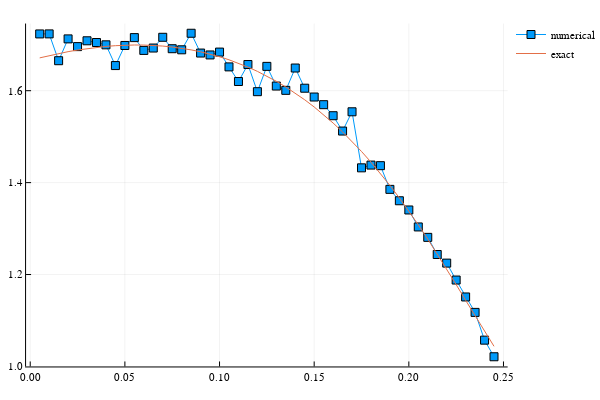

This figure's notebook cell:
### Code cell
#rsredux=rs[find( r<rhmax ) in rs]
rsredux=filter(r->r<rhmax, rs)
plot(rsredux, num_vert_hop_data, m=:square, label="numerical")
plot!(rsredux, exact_vert_hop_data, label="exact") 
#plot!(rs, exhopd, label="DavidEx")
#Formula David, raiz de dos muy grande

### Figure 1 — Plotly figure (JSON) as saved in the notebook; plotly's stock layout.template omitted (floating-point values rounded to 4 significant figures)
{"data": [{"colorbar": {"title": ""}, "legendgroup": "numerical", "line": {"color": "rgba(0, 154, 250, 1.000)", "dash": "solid", "shape": "linear", "width": 1}, "marker": {"color": "rgba(0, 154, 250, 1.000)", "line": {"color": "rgba(0, 0, 0, 1.000)", "width": 1}, "size": 8, "symbol": "square"}, "mode": "lines+markers", "name": "numerical", "showlegend": true, "type": "scatter", "x": [0.005, 0.01, 0.015, 0.02, 0.025, 0.03, 0.035, 0.04, 0.045, 0.05, 0.055, 0.06, 0.065, 0.07, 0.075, 0.08, 0.085, 0.09, 0.095, 0.1, 0.105, 0.11, 0.115, 0.12, 0.125, 0.13, 0.135, 0.14, 0.145, 0.15, 0.155, 0.16, 0.165, 0.17, 0.175, 0.18, 0.185, 0.19, 0.195, 0.2, 0.205, 0.21, 0.215, 0.22, 0.225, 0.23, 0.235, 0.24, 0.245], "xaxis": "x1", "y": [1.724, 1.724, 1.665, 1.713, 1.696, 1.709, 1.705, 1.7, 1.655, 1.698, 1.715, 1.688, 1.693, 1.716, 1.691, 1.689, 1.725, 1.682, 1.678, 1.684, 1.652, 1.62, 1.657, 1.598, 1.653, 1.61, 1.601, 1.649, 1.605, 1.586, 1.57, 1.546, 1.512, 1.554, 1.432, 1.438, 1.437, 1.385, 1.361, 1.34, 1.304, 1.281, 1.244, 1.225, 1.188, 1.151, 1.118, 1.057, 1.021], "yaxis": "y1"}, {"colorbar": {"title": ""}, "legendgroup": "exact", "line": {"color": "rgba(227, 111, 71, 1.000)", "dash": "solid", "shape": "linear", "width": 1}, "mode": "lines", "name": "exact", "showlegend": true, "type": "scatter", "x": [0.005, 0.01, 0.015, 0.02, 0.025, 0.03, 0.035, 0.04, 0.045, 0.05, 0.055, 0.06, 0.065, 0.07, 0.075, 0.08, 0.085, 0.09, 0.095, 0.1, 0.105, 0.11, 0.115, 0.12, 0.125, 0.13, 0.135, 0.14, 0.145, 0.15, 0.155, 0.16, 0.165, 0.17, 0.175, 0.18, 0.185, 0.19, 0.195, 0.2, 0.205, 0.21, 0.215, 0.22, 0.225, 0.23, 0.235, 0.24, 0.245], "xaxis": "x1", "y": [1.671, 1.676, 1.681, 1.685, 1.689, 1.692, 1.694, 1.696, 1.698, 1.699, 1.699, 1.699, 1.699, 1.697, 1.695, 1.692, 1.689, 1.685, 1.68, 1.674, 1.667, 1.66, 1.651, 1.642, 1.632, 1.62, 1.608, 1.595, 1.58, 1.565, 1.548, 1.53, 1.51, 1.49, 1.468, 1.445, 1.42, 1.394, 1.367, 1.338, 1.308, 1.277, 1.245, 1.212, 1.178, 1.144, 1.11, 1.076, 1.044], "yaxis": "y1"}], "layout": {"annotations": [], "height": 400, "legend": {"bgcolor": "rgba(255, 255, 255, 1.000)", "bordercolor": "rgba(0, 0, 0, 1.000)", "font": {"color": "rgba(0, 0, 0, 1.000)", "family": "sans-serif", "size": 11}, "tracegroupgap": 0, "x": 1, "y": 1}, "margin": {"b": 20, "l": 0, "r": 0, "t": 20}, "paper_bgcolor": "rgba(255, 255, 255, 1.000)", "plot_bgcolor": "rgba(255, 255, 255, 1.000)", "showlegend": true, "width": 600, "xaxis1": {"anchor": "y1", "domain": [0.05101, 0.9934], "gridcolor": "rgba(0, 0, 0, 0.100)", "gridwidth": 0.5, "linecolor": "rgba(0, 0, 0, 1.000)", "mirror": false, "range": [-0.0022, 0.2522], "showgrid": true, "showline": true, "showticklabels": true, "tickangle": 0, "tickcolor": "rgb(0, 0, 0)", "tickfont": {"color": "rgba(0, 0, 0, 1.000)", "family": "sans-serif", "size": 11}, "tickmode": "array", "ticks": "inside", "ticktext": ["0.00", "0.05", "0.10", "0.15", "0.20", "0.25"], "tickvals": [0, 0.05, 0.1, 0.15, 0.2, 0.25], "title": "", "titlefont": {"color": "rgba(0, 0, 0, 1.000)", "family": "sans-serif", "size": 15}, "type": "-", "visible": true, "zeroline": false, "zerolinecolor": "rgba(0, 0, 0, 1.000)"}, "yaxis1": {"anchor": "x1", "domain": [0.03762, 0.9902], "gridcolor": "rgba(0, 0, 0, 0.100)", "gridwidth": 0.5, "linecolor": "rgba(0, 0, 0, 1.000)", "mirror": false, "range": [1.0, 1.746], "showgrid": true, "showline": true, "showticklabels": true, "tickangle": 0, "tickcolor": "rgb(0, 0, 0)", "tickfont": {"color": "rgba(0, 0, 0, 1.000)", "family": "sans-serif", "size": 11}, "tickmode": "array", "ticks": "inside", "ticktext": ["1.0", "1.2", "1.4", "1.6"], "tickvals": [1, 1.2, 1.4, 1.6], "title": "", "titlefont": {"color": "rgba(0, 0, 0, 1.000)", "family": "sans-serif", "size": 15}, "type": "-", "visible": true, "zeroline": false, "zerolinecolor": "rgba(0, 0, 0, 1.000)"}}}
